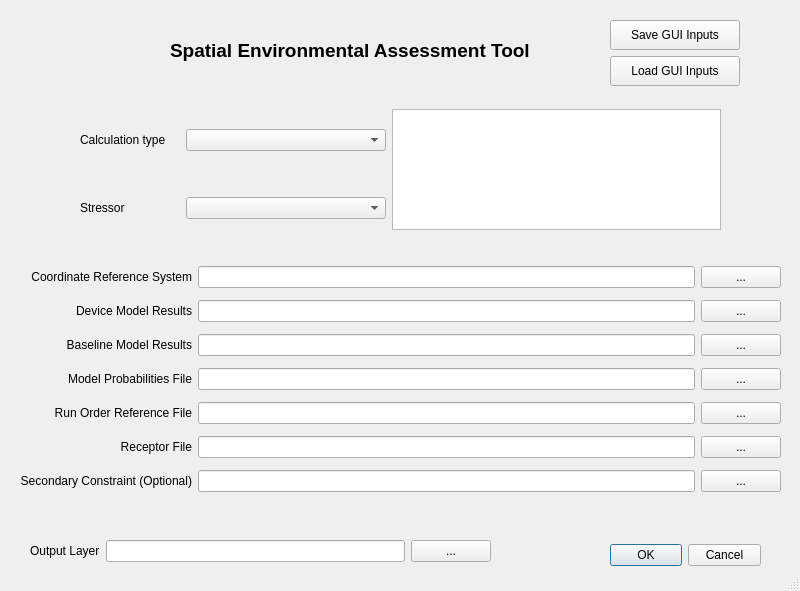
<?xml version="1.0" encoding="UTF-8"?>
<ui version="4.0">
 <class>Dialog</class>
 <widget class="QDialog" name="Dialog">
  <property name="geometry">
   <rect>
    <x>0</x>
    <y>0</y>
    <width>800</width>
    <height>591</height>
   </rect>
  </property>
  <property name="sizePolicy">
   <sizepolicy hsizetype="Fixed" vsizetype="Fixed">
    <horstretch>0</horstretch>
    <verstretch>0</verstretch>
   </sizepolicy>
  </property>
  <property name="minimumSize">
   <size>
    <width>800</width>
    <height>591</height>
   </size>
  </property>
  <property name="maximumSize">
   <size>
    <width>800</width>
    <height>591</height>
   </size>
  </property>
  <property name="windowTitle">
   <string>Spatial Environmental Assessment Tool</string>
  </property>
  <property name="sizeGripEnabled">
   <bool>true</bool>
  </property>
  <widget class="QDialogButtonBox" name="buttonBox">
   <property name="geometry">
    <rect>
     <x>610</x>
     <y>540</y>
     <width>151</width>
     <height>31</height>
    </rect>
   </property>
   <property name="orientation">
    <enum>Qt::Horizontal</enum>
   </property>
   <property name="standardButtons">
    <set>QDialogButtonBox::Cancel|QDialogButtonBox::Ok</set>
   </property>
  </widget>
  <widget class="QWidget" name="gridLayoutWidget_2">
   <property name="geometry">
    <rect>
     <x>20</x>
     <y>260</y>
     <width>761</width>
     <height>243</height>
    </rect>
   </property>
   <layout class="QGridLayout" name="gridLayout_2">
    <item row="2" column="0">
     <widget class="QLabel" name="label_7">
      <property name="toolTip">
       <string>&lt;html&gt;&lt;head/&gt;&lt;body&gt;&lt;p&gt;Model results with marine energy devices present. Accepts a single NetCDF file or directory contining a collection of files.&lt;/p&gt;&lt;/body&gt;&lt;/html&gt;</string>
      </property>
      <property name="text">
       <string>&lt;html&gt;&lt;head/&gt;&lt;body&gt;&lt;p align=&quot;right&quot;&gt;Baseline Model Results&lt;/p&gt;&lt;/body&gt;&lt;/html&gt;</string>
      </property>
     </widget>
    </item>
    <item row="0" column="1">
     <widget class="QLineEdit" name="crs"/>
    </item>
    <item row="4" column="0">
     <widget class="QLabel" name="label_9">
      <property name="toolTip">
       <string>&lt;html&gt;&lt;head/&gt;&lt;body&gt;&lt;p&gt;Run order reference CSV file.&lt;/p&gt;&lt;/body&gt;&lt;/html&gt;</string>
      </property>
      <property name="text">
       <string>&lt;html&gt;&lt;head/&gt;&lt;body&gt;&lt;p align=&quot;right&quot;&gt;Run Order Reference File&lt;/p&gt;&lt;/body&gt;&lt;/html&gt;</string>
      </property>
      <property name="wordWrap">
       <bool>true</bool>
      </property>
     </widget>
    </item>
    <item row="5" column="0">
     <widget class="QLabel" name="label_11">
      <property name="toolTip">
       <string>&lt;html&gt;&lt;head/&gt;&lt;body&gt;&lt;p&gt;Raster layer of receptors.&lt;/p&gt;&lt;/body&gt;&lt;/html&gt;</string>
      </property>
      <property name="text">
       <string>&lt;html&gt;&lt;head/&gt;&lt;body&gt;&lt;p align=&quot;right&quot;&gt;Receptor File&lt;/p&gt;&lt;/body&gt;&lt;/html&gt;</string>
      </property>
      <property name="wordWrap">
       <bool>true</bool>
      </property>
     </widget>
    </item>
    <item row="1" column="0">
     <widget class="QLabel" name="label">
      <property name="toolTip">
       <string>&lt;html&gt;&lt;head/&gt;&lt;body&gt;&lt;p&gt;Model results with marine energy devices present. Accepts a single NetCDF file or directory contining a collection of files.&lt;/p&gt;&lt;/body&gt;&lt;/html&gt;</string>
      </property>
      <property name="text">
       <string>&lt;html&gt;&lt;head/&gt;&lt;body&gt;&lt;p align=&quot;right&quot;&gt;Device Model Results&lt;/p&gt;&lt;/body&gt;&lt;/html&gt;</string>
      </property>
     </widget>
    </item>
    <item row="6" column="0">
     <widget class="QLabel" name="label_3">
      <property name="toolTip">
       <string>&lt;html&gt;&lt;head/&gt;&lt;body&gt;&lt;p&gt;Secondary constraint (optional).&lt;/p&gt;&lt;/body&gt;&lt;/html&gt;</string>
      </property>
      <property name="text">
       <string>&lt;html&gt;&lt;head/&gt;&lt;body&gt;&lt;p align=&quot;right&quot;&gt;Secondary Constraint (Optional)&lt;/p&gt;&lt;/body&gt;&lt;/html&gt;</string>
      </property>
     </widget>
    </item>
    <item row="0" column="0">
     <widget class="QLabel" name="label_10">
      <property name="toolTip">
       <string>&lt;html&gt;&lt;head/&gt;&lt;body&gt;&lt;p&gt;Spatial coordnate reference system ID (ie. 4326)&lt;/p&gt;&lt;/body&gt;&lt;/html&gt;</string>
      </property>
      <property name="whatsThis">
       <string>&lt;html&gt;&lt;head/&gt;&lt;body&gt;&lt;p&gt;Spatial coordnate reference system ID (ie. 4326)&lt;/p&gt;&lt;/body&gt;&lt;/html&gt;</string>
      </property>
      <property name="text">
       <string>&lt;html&gt;&lt;head/&gt;&lt;body&gt;&lt;p align=&quot;right&quot;&gt;Coordinate Reference System&lt;/p&gt;&lt;/body&gt;&lt;/html&gt;</string>
      </property>
      <property name="wordWrap">
       <bool>true</bool>
      </property>
     </widget>
    </item>
    <item row="3" column="0">
     <widget class="QLabel" name="label_8">
      <property name="toolTip">
       <string>&lt;html&gt;&lt;head/&gt;&lt;body&gt;&lt;p&gt;CSV file of model runs and associated probabilities.&lt;/p&gt;&lt;/body&gt;&lt;/html&gt;</string>
      </property>
      <property name="text">
       <string>&lt;html&gt;&lt;head/&gt;&lt;body&gt;&lt;p align=&quot;right&quot;&gt;Model Probabilities File&lt;/p&gt;&lt;/body&gt;&lt;/html&gt;</string>
      </property>
      <property name="wordWrap">
       <bool>true</bool>
      </property>
     </widget>
    </item>
    <item row="0" column="2">
     <widget class="QPushButton" name="crs_button">
      <property name="text">
       <string>...</string>
      </property>
     </widget>
    </item>
    <item row="1" column="1">
     <widget class="QLineEdit" name="device_present"/>
    </item>
    <item row="1" column="2">
     <widget class="QPushButton" name="pushButton">
      <property name="text">
       <string>...</string>
      </property>
     </widget>
    </item>
    <item row="2" column="1">
     <widget class="QLineEdit" name="device_not_present"/>
    </item>
    <item row="2" column="2">
     <widget class="QPushButton" name="pushButton_5">
      <property name="text">
       <string>...</string>
      </property>
     </widget>
    </item>
    <item row="3" column="1">
     <widget class="QLineEdit" name="bc_prob"/>
    </item>
    <item row="3" column="2">
     <widget class="QPushButton" name="pushButton_6">
      <property name="text">
       <string>...</string>
      </property>
     </widget>
    </item>
    <item row="4" column="1">
     <widget class="QLineEdit" name="run_order"/>
    </item>
    <item row="4" column="2">
     <widget class="QPushButton" name="pushButton_7">
      <property name="text">
       <string>...</string>
      </property>
     </widget>
    </item>
    <item row="5" column="1">
     <widget class="QLineEdit" name="receptor_file"/>
    </item>
    <item row="5" column="2">
     <widget class="QPushButton" name="receptor_button">
      <property name="text">
       <string>...</string>
      </property>
     </widget>
    </item>
    <item row="6" column="1">
     <widget class="QLineEdit" name="sc_file"/>
    </item>
    <item row="6" column="2">
     <widget class="QPushButton" name="pushButton_3">
      <property name="text">
       <string>...</string>
      </property>
     </widget>
    </item>
   </layout>
  </widget>
  <widget class="QWidget" name="gridLayoutWidget">
   <property name="geometry">
    <rect>
     <x>20</x>
     <y>530</y>
     <width>481</width>
     <height>43</height>
    </rect>
   </property>
   <layout class="QGridLayout" name="gridLayout">
    <property name="leftMargin">
     <number>10</number>
    </property>
    <property name="topMargin">
     <number>10</number>
    </property>
    <property name="rightMargin">
     <number>10</number>
    </property>
    <property name="bottomMargin">
     <number>10</number>
    </property>
    <item row="0" column="1">
     <widget class="QLineEdit" name="ofile"/>
    </item>
    <item row="0" column="0">
     <widget class="QLabel" name="label_4">
      <property name="toolTip">
       <string>&lt;html&gt;&lt;head/&gt;&lt;body&gt;&lt;p&gt;Model output layer.&lt;/p&gt;&lt;/body&gt;&lt;/html&gt;</string>
      </property>
      <property name="text">
       <string>Output Layer</string>
      </property>
     </widget>
    </item>
    <item row="0" column="2">
     <widget class="QPushButton" name="pushButton_4">
      <property name="text">
       <string>...</string>
      </property>
     </widget>
    </item>
   </layout>
  </widget>
  <widget class="QWidget" name="gridLayoutWidget_3">
   <property name="geometry">
    <rect>
     <x>70</x>
     <y>90</y>
     <width>661</width>
     <height>161</height>
    </rect>
   </property>
   <layout class="QGridLayout" name="gridLayout_3" rowstretch="0,0" columnstretch="0,0,0" columnminimumwidth="100,200,300">
    <property name="leftMargin">
     <number>10</number>
    </property>
    <property name="topMargin">
     <number>10</number>
    </property>
    <property name="rightMargin">
     <number>10</number>
    </property>
    <property name="bottomMargin">
     <number>10</number>
    </property>
    <item row="1" column="1">
     <widget class="QComboBox" name="stressor_comboBox"/>
    </item>
    <item row="0" column="0">
     <widget class="QLabel" name="label_5">
      <property name="minimumSize">
       <size>
        <width>61</width>
        <height>16</height>
       </size>
      </property>
      <property name="text">
       <string>Calculation type</string>
      </property>
     </widget>
    </item>
    <item row="0" column="2" rowspan="2">
     <widget class="QTableWidget" name="tableWidget">
      <property name="minimumSize">
       <size>
        <width>0</width>
        <height>112</height>
       </size>
      </property>
      <property name="toolTip">
       <string>&lt;html&gt;&lt;head/&gt;&lt;body&gt;&lt;p&gt;Style files for data display.&lt;/p&gt;&lt;/body&gt;&lt;/html&gt;</string>
      </property>
     </widget>
    </item>
    <item row="1" column="0">
     <widget class="QLabel" name="label_6">
      <property name="text">
       <string>Stressor</string>
      </property>
     </widget>
    </item>
    <item row="0" column="1">
     <widget class="QComboBox" name="comboBox">
      <property name="minimumSize">
       <size>
        <width>103</width>
        <height>0</height>
       </size>
      </property>
     </widget>
    </item>
   </layout>
  </widget>
  <widget class="QLabel" name="label_2">
   <property name="geometry">
    <rect>
     <x>70</x>
     <y>30</y>
     <width>91</width>
     <height>41</height>
    </rect>
   </property>
   <property name="maximumSize">
    <size>
     <width>91</width>
     <height>41</height>
    </size>
   </property>
   <property name="text">
    <string/>
   </property>
   <property name="pixmap">
    <pixmap>icon.png</pixmap>
   </property>
  </widget>
  <widget class="QLabel" name="label_12">
   <property name="geometry">
    <rect>
     <x>170</x>
     <y>30</y>
     <width>401</width>
     <height>41</height>
    </rect>
   </property>
   <property name="maximumSize">
    <size>
     <width>401</width>
     <height>41</height>
    </size>
   </property>
   <property name="text">
    <string>&lt;html&gt;&lt;head/&gt;&lt;body&gt;&lt;p&gt;&lt;span style=&quot; font-size:14pt; font-weight:700;&quot;&gt;Spatial Environmental Assessment Tool&lt;/span&gt;&lt;/p&gt;&lt;/body&gt;&lt;/html&gt;</string>
   </property>
  </widget>
  <widget class="QWidget" name="verticalLayoutWidget">
   <property name="geometry">
    <rect>
     <x>600</x>
     <y>10</y>
     <width>151</width>
     <height>86</height>
    </rect>
   </property>
   <layout class="QVBoxLayout" name="verticalLayout_2">
    <property name="leftMargin">
     <number>10</number>
    </property>
    <property name="topMargin">
     <number>10</number>
    </property>
    <property name="rightMargin">
     <number>10</number>
    </property>
    <property name="bottomMargin">
     <number>10</number>
    </property>
    <item>
     <widget class="QPushButton" name="save_input">
      <property name="minimumSize">
       <size>
        <width>130</width>
        <height>30</height>
       </size>
      </property>
      <property name="maximumSize">
       <size>
        <width>130</width>
        <height>30</height>
       </size>
      </property>
      <property name="text">
       <string>Save GUI Inputs</string>
      </property>
     </widget>
    </item>
    <item>
     <widget class="QPushButton" name="load_input">
      <property name="minimumSize">
       <size>
        <width>130</width>
        <height>30</height>
       </size>
      </property>
      <property name="maximumSize">
       <size>
        <width>130</width>
        <height>30</height>
       </size>
      </property>
      <property name="text">
       <string>Load GUI Inputs</string>
      </property>
     </widget>
    </item>
   </layout>
  </widget>
 </widget>
 <resources/>
 <connections>
  <connection>
   <sender>buttonBox</sender>
   <signal>accepted()</signal>
   <receiver>Dialog</receiver>
   <slot>accept()</slot>
   <hints>
    <hint type="sourcelabel">
     <x>248</x>
     <y>254</y>
    </hint>
    <hint type="destinationlabel">
     <x>157</x>
     <y>274</y>
    </hint>
   </hints>
  </connection>
  <connection>
   <sender>buttonBox</sender>
   <signal>rejected()</signal>
   <receiver>Dialog</receiver>
   <slot>reject()</slot>
   <hints>
    <hint type="sourcelabel">
     <x>316</x>
     <y>260</y>
    </hint>
    <hint type="destinationlabel">
     <x>286</x>
     <y>274</y>
    </hint>
   </hints>
  </connection>
 </connections>
</ui>
